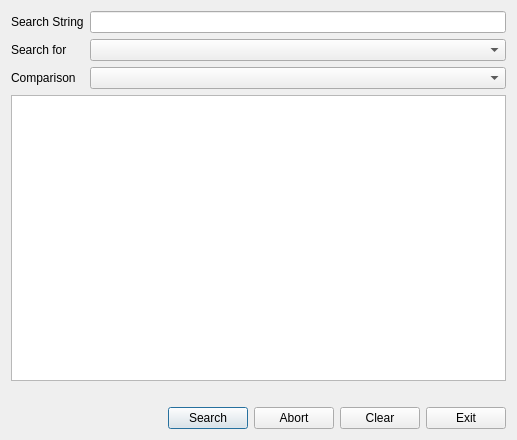
<?xml version="1.0" encoding="UTF-8"?>
<ui version="4.0">
 <class>LayerSearchDialog</class>
 <widget class="QDialog" name="LayerSearchDialog">
  <property name="geometry">
   <rect>
    <x>0</x>
    <y>0</y>
    <width>517</width>
    <height>440</height>
   </rect>
  </property>
  <property name="windowTitle">
   <string>Search Layers</string>
  </property>
  <layout class="QVBoxLayout" name="verticalLayout">
   <item>
    <layout class="QHBoxLayout" name="horizontalLayout">
     <item>
      <layout class="QVBoxLayout" name="verticalLayout_2">
       <item>
        <layout class="QFormLayout" name="formLayout">
         <property name="fieldGrowthPolicy">
          <enum>QFormLayout::AllNonFixedFieldsGrow</enum>
         </property>
         <item row="0" column="0">
          <widget class="QLabel" name="label">
           <property name="text">
            <string>Search String</string>
           </property>
          </widget>
         </item>
         <item row="0" column="1">
          <widget class="QLineEdit" name="findStringEdit"/>
         </item>
         <item row="1" column="0">
          <widget class="QLabel" name="label_2">
           <property name="text">
            <string>Search for</string>
           </property>
          </widget>
         </item>
         <item row="1" column="1">
          <widget class="QComboBox" name="searchTypeComboBox"/>
         </item>
         <item row="2" column="0">
          <widget class="QLabel" name="label_5">
           <property name="text">
            <string>Comparison</string>
           </property>
          </widget>
         </item>
         <item row="2" column="1">
          <widget class="QComboBox" name="comparisonComboBox"/>
         </item>
        </layout>
       </item>
      </layout>
     </item>
    </layout>
   </item>
   <item>
    <widget class="QTableWidget" name="resultsTable"/>
   </item>
   <item>
    <widget class="QLabel" name="resultsLabel">
     <property name="text">
      <string/>
     </property>
    </widget>
   </item>
   <item>
    <layout class="QHBoxLayout" name="horizontalLayout_2">
     <item>
      <spacer name="horizontalSpacer">
       <property name="orientation">
        <enum>Qt::Horizontal</enum>
       </property>
       <property name="sizeHint" stdset="0">
        <size>
         <width>40</width>
         <height>20</height>
        </size>
       </property>
      </spacer>
     </item>
     <item>
      <widget class="QPushButton" name="searchButton">
       <property name="text">
        <string>Search</string>
       </property>
      </widget>
     </item>
     <item>
      <widget class="QPushButton" name="stopButton">
       <property name="text">
        <string>Abort</string>
       </property>
      </widget>
     </item>
     <item>
      <widget class="QPushButton" name="clearButton">
       <property name="text">
        <string>Clear</string>
       </property>
      </widget>
     </item>
     <item>
      <widget class="QPushButton" name="doneButton">
       <property name="text">
        <string>Exit</string>
       </property>
      </widget>
     </item>
    </layout>
   </item>
  </layout>
 </widget>
 <resources/>
 <connections/>
</ui>
